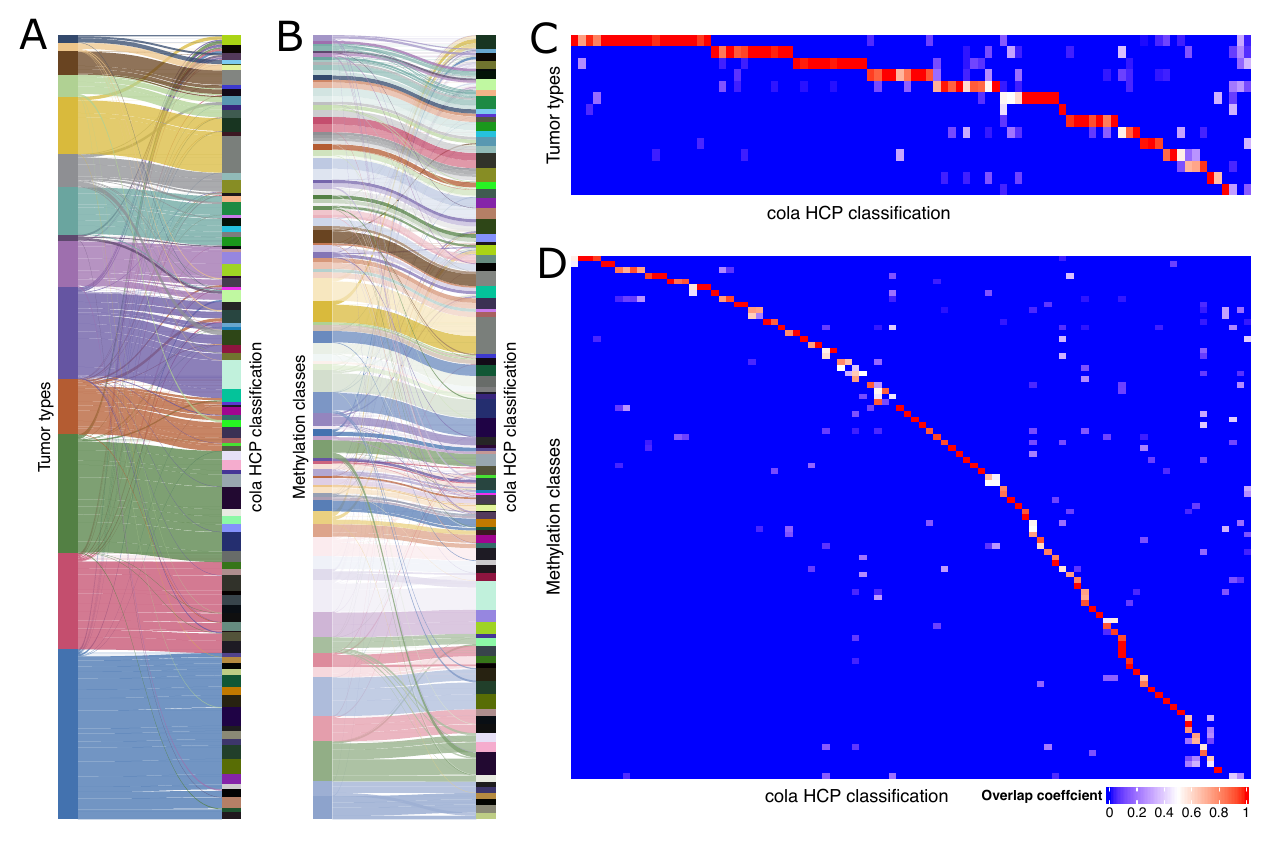

R code for this plot:



library(cola)
library(GetoptLong)
library(ComplexHeatmap)
library(circlize)

tumor_type = read.table("~/workspace/cola_hc/GSE90496_tumor_type.csv", sep = ";", header = TRUE, comment.char = "")
tumor_col = structure(unique(tumor_type$color), names = unique(tumor_type$tumor_type))
tumor_type = structure(tumor_type$tumor_type, names = tumor_type$subtype)

lt = readRDS("~/workspace/cola_hc/GSE90496_islands_processed.rds")
mat = as.matrix(lt$mat)
anno = lt$anno
anno$subtype2 = gsub("\\s+", " ", anno$subtype2)
anno$subtype2 = gsub("\\s+$", "", anno$subtype2)

anno = data.frame(meth_class = anno$subtype2, tumor_type = tumor_type[anno$subtype2])

anno_col = list(
    tumor_type = tumor_col
)

mat = adjust_matrix(mat)

### t-SNE plot
# s = rowSds(mat)
# dimension_reduction(mat[order(-s)[1:5000], ], control = list(theta = 0, pca = FALSE), 
#     col = col[anno$subtype2], method = "t-SNE")

# mat2 = mat[order(-s)[1:30000], ]
# s2 = ATC(mat2, cores = 4)
# dimension_reduction(mat2[order(-s2)[1:5000], ], control = list(theta = 0, pca = FALSE), 
#     col = col[anno$subtype2], method = "t-SNE")
# s2 = ATC(mat2, k_neighbours = 100, cores = 4)
# dimension_reduction(mat2[order(-s2)[1:5000], ], control = list(theta = 0, pca = FALSE), 
#     col = col[anno$subtype2], method = "t-SNE")

### perform hierarchical partitioning 
set.seed(123)
if(!file.exists("~/workspace/cola_hc/GSE90496_cola_rh.rds")) {
    rh = hierarchical_partition(mat, cores = 4, 
    	top_value_method = c("SD", "ATC"), max_k = 8, 
    	partition_method = c("kmeans", "skmeans"),
        scale_rows = FALSE, anno = anno, top_n = 1000, 
        subset = 500, group_diff = 0.25, min_n_signatures = 1000,
        filter_fun = function(mat) {
            s = rowSds(mat)
            order(-s)[1:30000]
        })

    saveRDS(rh, file = "~/workspace/cola_hc/GSE90496_cola_rh.rds")
} else {
    rh = readRDS("~/workspace/cola_hc/GSE90496_cola_rh.rds")
}

# ## do a subset
# res = list()
# for(i in 1:10) {
#     res[[i]] = consensus_partition_by_down_sampling(mat2, top_value_method = "ATC", partition_method = c("skmeans"), max_k = 10,
#         scale_rows = FALSE, anno = anno, top_n = 1000, cores = 4, subset = 500)
# }


### correspondance to original classification
tb = anno
tb$cola_class = get_classes(rh)

overlap_coefficient = function(x, y) {
    le1 = unique(x)
    le2 = unique(y)

    om = matrix(nrow = length(le1), ncol = length(le2))
    dimnames(om) = list(le1, le2)
    for(a in le1) {
        for(b in le2) {
            om[a, b] = sum(x == a & y == b)/min(sum(x == a), sum(y == b))
        }
    }
    om
}


get_column_order = function(om, row_order = order(-rowSums(om))) {
    scoreCol = function(x) {
        score = 0
        for(i in 1:length(x)) {
            if(x[i] > 0) {
                score = score + 2^(length(x)-i*1/(x[i] > 0.4))
            }
        }
        return(score)
    }
    scores = apply(om[row_order, ,drop = FALSE], 2, scoreCol)
    order(scores, decreasing=TRUE)
}

reorder_om = function(om) {
    row_order = order(-rowSums(om))
    column_order = get_column_order(om, row_order)
    om = om[row_order, column_order]

    # reorder rows
    for(i in 1:10) {
        om = t(om)
        od = get_column_order(om, 1:nrow(om))
        # reorder columns
        om = t(om[, od])
        od = get_column_order(om, 1:nrow(om))
        om = om[, od]
        print(dim(om))
    }
    om
}

make_correspondance = function(tb, which = "tumor_type", plot = "heatmap") {
    om = overlap_coefficient(tb[[which]], tb$cola_class)
    om = reorder_om(om)
    
    if(plot == "heatmap") {
        draw(Heatmap(om, name = "Overlap coeffcient", col = colorRamp2(c(0, 0.5, 1), c("blue", "white", "red")), 
            show_row_names = FALSE, show_column_names = FALSE,
            column_title = "cola HCP classification", column_title_side = "bottom",
            row_title = ifelse(which == "tumor_type", "Tumor types", "Methylation classes"), row_title_side = "left",
            cluster_rows = FALSE, cluster_columns = FALSE, show_heatmap_legend = which == "meth_class",
            heatmap_legend_param = list(direction = "horizontal", at = seq(0, 1, by = 0.2), title_position = "lefttop")),
        heatmap_legend_side = "bottom")
    } else {

        df = readRDS(system.file("extdata", "CNS_tumour_classification.rds", package = "spiralize"))
        meth_col = structure(names = unique(df$meth_class), unique(df$meth_col))
        tumor_col = structure(names = unique(as.vector(df$tumor_type)), unique(df$tumor_col))

        if(which == "tumor_type") {
            col = tumor_col
        } else {
            col = meth_col
        }

        foo = table(tb[[which]], tb$cola_class)
        foo = foo[rownames(om), colnames(om)]
        foo = as.matrix(foo)
        w1 = rowSums(foo)
        w2 = colSums(foo)

        cum1 = cumsum(w1)
        cum2 = cumsum(w2)

        grid.newpage()
        pushViewport(viewport(yscale = c(0, sum(w1)), height = unit(1, "npc") - unit(4, "mm")))
        for(i in seq_len(nrow(foo))) {
            for(j in seq_len(ncol(foo))) {
                if(foo[i, j] == 0) next
                x11 = cum1[i] - w1[i] + sum(foo[i, 1:j]) - foo[i, j]
                x12 = x11 + foo[i, j]

                x21 = cum2[j] - w2[j] + sum(foo[1:i, j]) - foo[i, j]
                x22 = x21 + foo[i, j]

                pt1 = circlize:::get_bezier_points(x11, 0.2, x21, 0.8, xlim = c(0, sum(w1)), ylim = c(0, 1))
                pt2 = circlize:::get_bezier_points(x12, 0.2, x22, 0.8, xlim = c(0, sum(w1)), ylim = c(0, 1))

                grid.polygon(
                    c(0.2, 0.2, pt2[, 2], rev(pt1[, 2]), 0.8), default.unit = "native",
                    c(x11, x12, pt2[, 1], rev(pt1[, 1]), x11),
                    gp = gpar(fill = add_transparency(col[rownames(foo)][i], 0.25), col = NA)
                )
            }
        }

        grid.rect(y = cum1, x = unit(0.2, "native") - ifelse(seq_along(cm1) %% 2 == 1, 1, 0)*unit(3, "mm"), height = w1, width = unit(3, "mm"), just = c("right", "top"), default.units = "native",
            gp = gpar(fill = col[rownames(foo)], col = NA))
        grid.text(ifelse(which == "tumor_type", "Tumor types", "Methylation classes"), x = unit(0.2, "native") - unit(10, "mm"), y = 0.5, rot = 90, just = "bottom")
    
        grid.rect(y = cum2, x = unit(0.8) + ifelse(seq_along(cm1) %% 2 == 1, 1, 0)*unit(3, "mm"), height = w2, width = unit(3, "mm"), just = c("left", "top"), default.units = "native",
            gp = gpar(fill = rh@subgroup_col[colnames(foo)], col = NA))
        grid.text("cola HCP classification", x = unit(0.8, "native") + unit(10, "mm"), y = 0.5, rot = 90, just = "top")
    }
}


tb = anno
tb$cola_class = get_classes(rh)

p1 = grid.grabExpr(make_correspondance(tb, "tumor_type", ""))
p2 = grid.grabExpr(make_correspondance(tb, "meth_class", ""))
p3 = grid.grabExpr(make_correspondance(tb, "tumor_type", "heatmap"))
p4 = grid.grabExpr(make_correspondance(tb, "meth_class", "heatmap"))

library(cowplot)

pdf("figure6.pdf", width = 12, height = 8)
plot_grid(p1, p2, plot_grid(p3, p4, ncol = 1, rel_heights = c(1, 3)), nrow = 1, rel_widths = c(1, 1, 3))
dev.off()


library(matrixStats)
overall_classification_agreement = function(x, y) {
    m = overlap_coefficient(x, y)

    tb1 = table(x)
    v = rowMaxs(m)
    names(v) = rownames(m)
    v = v[names(tb1)]
    sum(v*tb1)/sum(tb1)
}

overall_classification_agreement(tb$cola_class, tb$tumor_type)
overall_classification_agreement(tb$cola_class, tb$meth_class)


